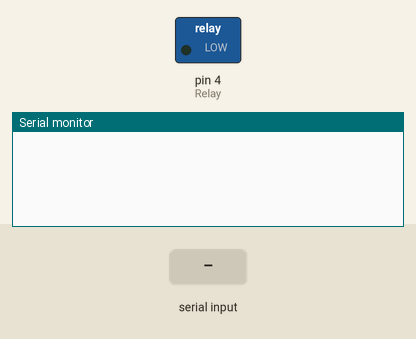
A sketch run on a simulated Arduino Uno, built with avr-gcc and run on an emulated ATmega328P. On the bench: switched loads named in the sketch (green lamp = pin HIGH), the last lines printed to the serial monitor. The test bench sets the inputs (shaded band).

Above: at 1.2 s.
1.3 s: "," received over the second serial link
At 2.0 s:
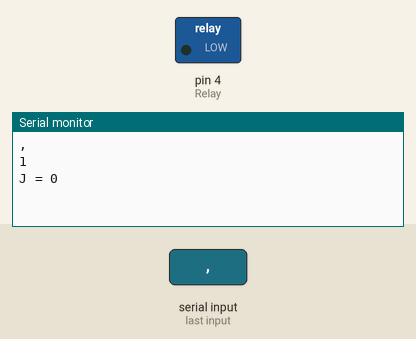
2.8 s: "(" received over the second serial link
At 3.1 s:
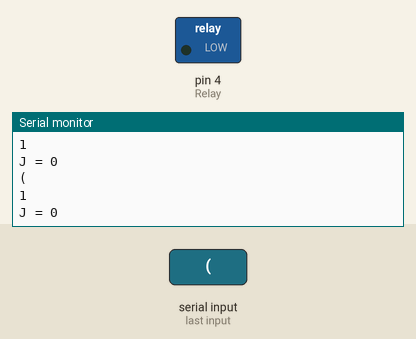
4.3 s: "90,45\n" received over the second serial link
At 5.1 s:
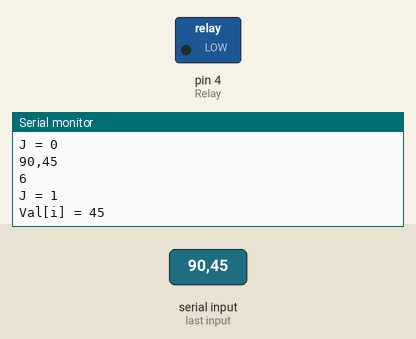

The sketch:

servo_PCA_demo.ino
```cpp
#include <Wire.h>
#include <Adafruit_PWMServoDriver.h>
#include <SoftwareSerial.h>

#define Relay 4
SoftwareSerial mySerial(2,3);//rx为2号端口,tx为3号端口
//BT07 RX--------3
//BT07 TX--------2
Adafruit_PWMServoDriver pwm = Adafruit_PWMServoDriver(0x40);

bool flag = false;
String comdata = "";

int j = 0;
int Val[61] = {0};
void setup() {
  // put your setup code here, to run once:
  Serial.begin(9600);
  mySerial.begin(9600);
  pinMode(Relay,OUTPUT);
  pwm.begin();
  pwm.setPWMFreq(50); //freq  0--60

}

void loop() {
  while(mySerial.available() > 0)
  {
    comdata += char(mySerial.read());
    delay(2);
    flag = true;
    }
  if(flag == true)
  {
    Serial.println(comdata);
//    Serial.println(comdata[1]-'0');
//    Serial.println((int)comdata[1]);
    Serial.println(comdata.length());

//    Serial.println(comdata[0]);
//    Serial.println(comdata[comdata.length()-1]);
//    Serial.println("***************************");
    for(int i = 0; i < comdata.length()-1 ; i++)//(123,0,1,2,3,1)
    {
      if(comdata[i] == ','||comdata[i] == '(')
      {
        j++;
        }
     else
     {
        Val[j] = Val[j]*10 + comdata[i] -'0';
      }
    }
    comdata = String("");
    flag = false;
    Serial.print("J = ");
    Serial.println(j);

    for(int i=0;i < j;i++)
  {
    Serial.print("Val[i] = ");
    Serial.print(Val[i+1]);
    //pulse[i] = ((double)(Val[i]/90)+0.5)*4096/20;   //angle---pulse
    //pulse[i] = (int)(102.4 + (float)(Val[i]*4096/1800));
    }
   Serial.println();
   int pluse[j/6][5];
   for(int i=0;i < j/6;i++)
   {
     for(int k=0;k < 5;k++)
     {
       //pluse[i][k] = (int)(double(Val[k+1]*4096/1800)+102.4);
       pluse[i][k] = (int)(double(Val[k+1]*4096.0/1800.0)+102.4);
      }
    }
    for(int i=0;i < j/6;i++)
   {
     for(int k=0;k < 5;k++)
     {
       Serial.print(pluse[i][k]);
       Serial.print(",");
      }
    if(i%1 == 0)
    {
      Serial.println();
      }
    }

    j = 0;
    for(int i=0;i < 61;i++)
    {
      Val[i] = 0;
      }
  }
}
```

Measured:
- after the input at 1.3 s, the serial monitor: prints a new line at once (image 1)
- after the input at 2.8 s, the serial monitor: prints a new line at once (image 2)
- after the input at 4.3 s, the serial monitor: prints a new line at once (image 3)
